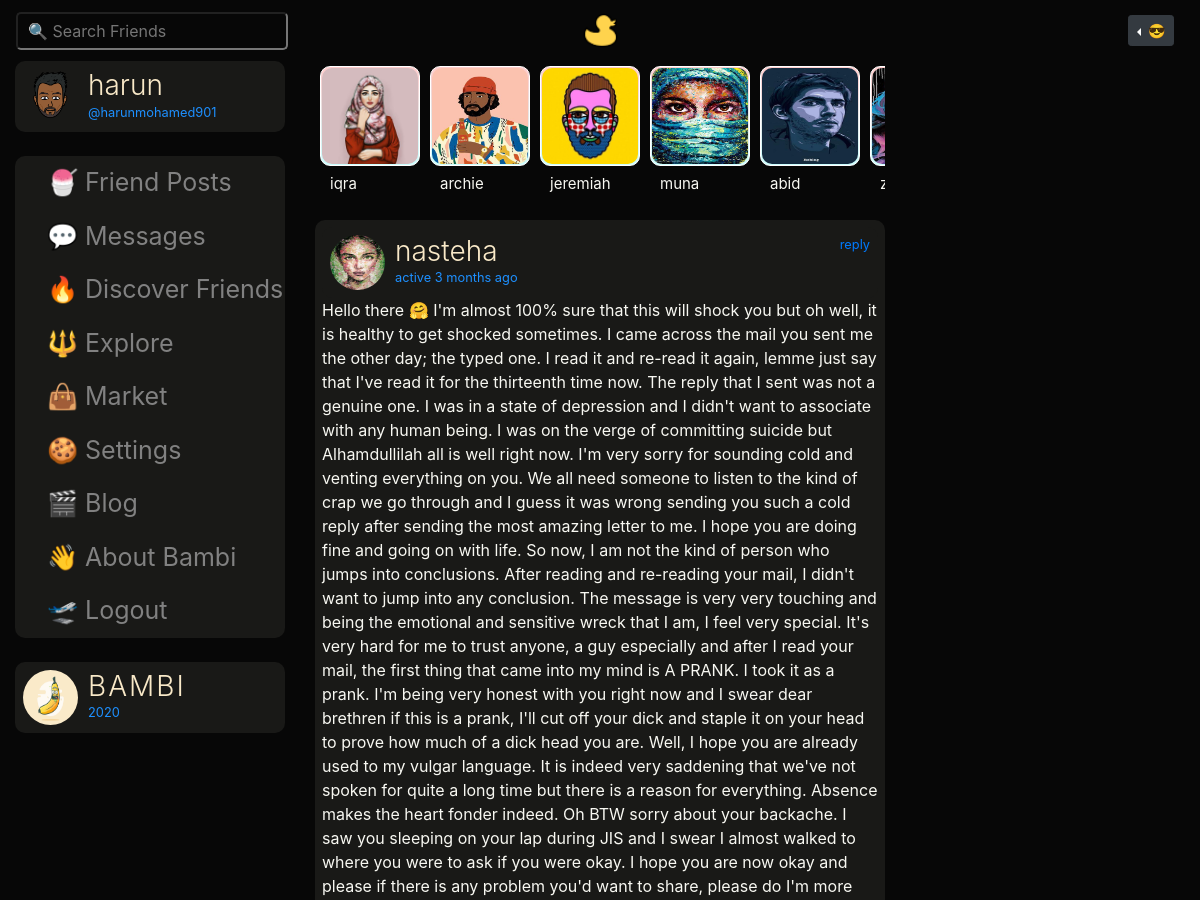
The page /messages (signed in, upper part) on the database as committed earlier.
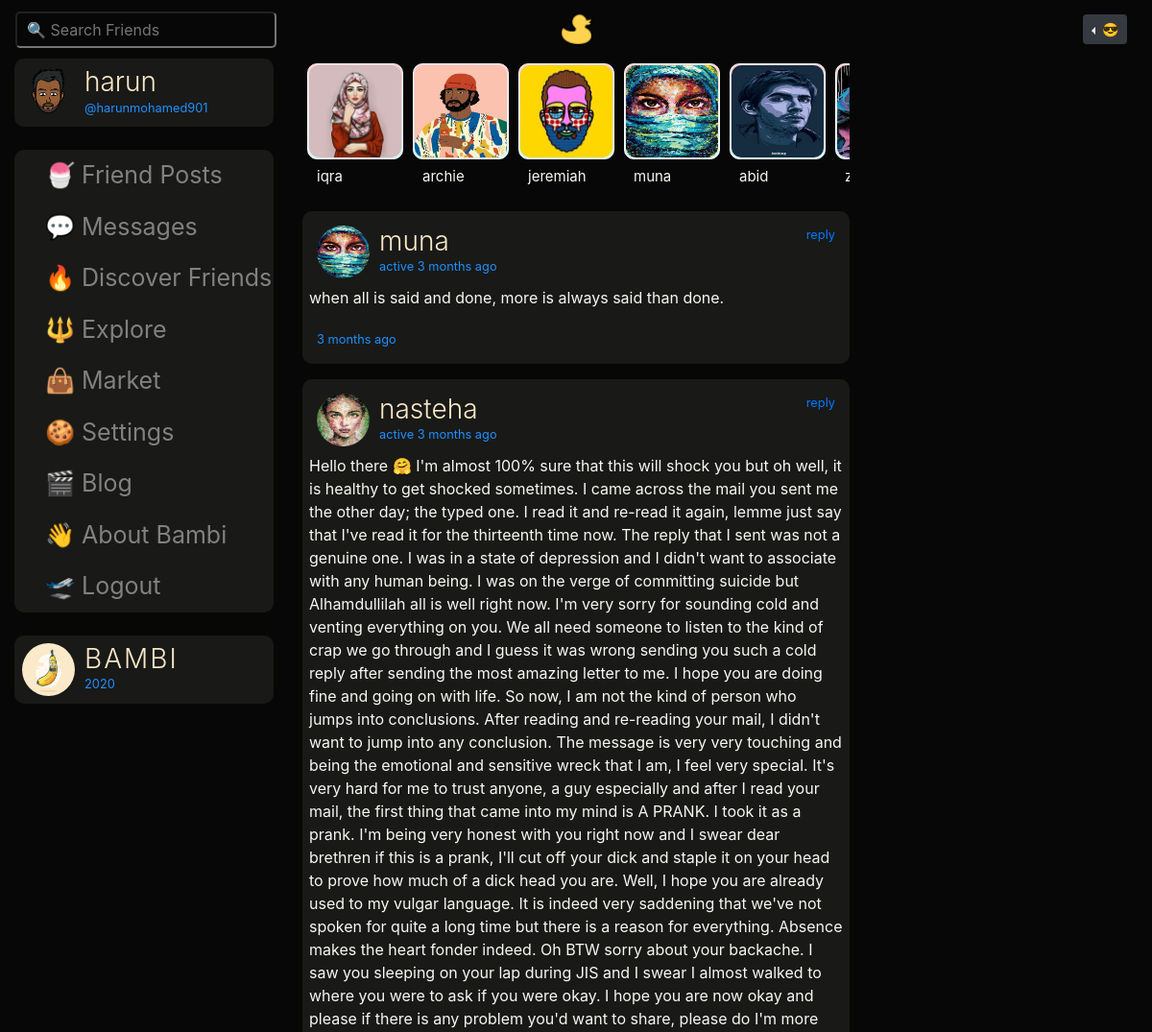
The same page on the database as committed later.
### bambiv3/models.py (models this page shows, shortened)
class User(db.Model, UserMixin):
	id = db.Column(db.Integer, primary_key=True)
	username = db.Column(db.String(20), unique=True, nullable=False)
	email = db.Column(db.String(120), unique=True, nullable=False)
	image_file = db.Column(db.String(20), nullable=False, default='default.jpg')
	password = db.Column(db.String(60), nullable=False)
	last_seen = db.Column(db.DateTime, default=datetime.utcnow)
	department = db.Column(db.String(20), nullable=False)
	student_number = db.Column(db.Integer(), unique=True, nullable=False)
	age = db.Column(db.Integer(), nullable=False)
	country = db.Column(db.String(20), nullable=False)
	hobby = db.Column(db.String(20), nullable=False)
	bio = db.Column(db.String(120), nullable=True)
	private = db.Column(db.Boolean, default=False, nullable=False)
	posts = db.relationship('Post', backref='author', lazy=True)
	products = db.relationship('Product', backref='author', lazy=True)
	followed = db.relationship(
		'User', secondary=followers,
		primaryjoin=(followers.c.follower_id == id),
		secondaryjoin=(followers.c.followed_id == id),
		backref=db.backref('followers', lazy='dynamic'), lazy='dynamic')
	messages_sent = db.relationship('Message',
									foreign_keys='Message.sender_id',
									backref='author', lazy='dynamic')
	messages_received = db.relationship('Message',
										foreign_keys='Message.recipient_id',
										backref='recipient', lazy='dynamic')
	last_message_read_time = db.Column(db.DateTime)
	def new_messages(self):
		last_read_time = self.last_message_read_time or datetime(1900, 1, 1)
		return Message.query.filter_by(recipient=self).filter(
			Message.timestamp > last_read_time).count()

class Message(db.Model):
    id = db.Column(db.Integer, primary_key=True)
    sender_id = db.Column(db.Integer, db.ForeignKey('user.id'))
    recipient_id = db.Column(db.Integer, db.ForeignKey('user.id'))
    body = db.Column(db.Text) #db.String(140)
    timestamp = db.Column(db.DateTime, index=True, default=datetime.utcnow)

### bambiv3/routes.py (the view)
@app.route('/messages')
@login_required
def messages():
	current_user.last_message_read_time = datetime.utcnow()
	db.session.commit()
	messages = current_user.messages_received.order_by(m.timestamp.desc())
	users = User.query.all()
	return render_template('messages.html', messages=messages, users=users)

### bambiv3/models.py (called while the page is built)
@login_manager.user_loader
def load_user(user_id):
	return User.query.get(int(user_id))

### bambiv3/routes.py (called while the page is built)
@app.before_request
def before_request():
	if current_user.is_authenticated:
		current_user.last_seen = datetime.utcnow()
		db.session.commit()

### bambiv3/templates/messages.html (shortened to what this page needs)
{% extends "layout.html" %}
{% block content %}
<div class="container-fluid">
  <div class="row">
    <div class="col-lg-3 d-none d-lg-block">
      {% if current_user.is_authenticated %}
      <header>
        <img src="{{ url_for('static', filename='profile_pics/' + current_user.image_file) }}" alt="default profile" class="profile-thumbnail">
        <div class="profile-name">
          <h3>{{current_user.username}}</h3>
          <small>@{{current_user.email.split("@")[0] | lower}}</small>
        </div>
      </header>
      <br>
    <div class="menu" style="background:#191917;border-radius:10px;">
      <a class="dropdown-item" href="{{ url_for('f_posts') }}"> 🍧 Friend Posts</a>
       <a class="dropdown-item" href="{{ url_for('messages') }}"> 💬 Messages {% set new_messages = current_user.new_messages() %}</a>
      <a class="dropdown-item" href="{{ url_for('discover') }}"> 🔥 Discover Friends</a>
      <a class="dropdown-item" href="{{ url_for('explore') }}"> 🔱 Explore</a>
      <a class="dropdown-item" href="{{ url_for('market') }}"> 👜 Market</a>
      <a class="dropdown-item" href="{{ url_for('account') }}"> 🍪 Settings</a>
      <a class="dropdown-item" href="{{ url_for('blog') }}"> 🎬 Blog</a>
      <a class="dropdown-item" href="{{ url_for('about') }}"> 👋 About Bambi</a>
      <a class="dropdown-item" href="{{ url_for('logout') }}"> 🛫 Logout</a>
    </div>
  <br>
  <header>
    <img src="{{ url_for('static', filename='profile_pics/' + 'logod.png') }}" alt="logo" class="profile-thumbnail">
    <div class="profile-name">
      <h3 class="logo">BAMBI</h3>
      <small id="year"></small>
    </div>
  </header>
  {% endif %}
</div>
    <div class="col-lg-6">
          {% if current_user.is_authenticated %}
          <section class="cardi scroll">
            {% for user in users if user != current_user %}
            <div class="others">
            <div class="card--content"><a href="{{ url_for('send_message',recipient=user.username) }}"><img src="{{ url_for('static', filename='profile_pics/' + user.image_file) }}" alt=""></a>
            </div>
            <small style="font-size:15px;color:#f8f8f2;padding-left:15px">
            {{user.username.lower()}}
          </small>
            </div>
            {% endfor %}
          </section>
          <br>
          {% endif %}
   {% for message in messages %}
    <div class="post mb-3">
      <header>
          <img src="{{ url_for('static', filename='profile_pics/' + message.author.image_file) }}" alt="profile pic" class="profile-thumbnail">
          <div class="profile-name">
            <h3 data-toggle="popover"><a href="{{url_for('user_posts', username=message.author.username)}}" style="color:#F9E9C8;">{{message.author.username}}
           </a></h3>
            <small>active {{ moment(message.author.last_seen).fromNow() }}</small>
          </div>
          <div class="follow-btn">
            <small><a href="{{ url_for('send_message',recipient=message.author.username) }}" style="text-decoration:none;">reply</a></small>
          </div>
        </header>
        <div id="inner">
          <p>{{message.body | safe | urlize(40, target='_blank')}}</p>
        </div>
        <footer>
            <div class="Retweets">
               <small class="date">{{ moment(message.timestamp).fromNow() }}</small>
            </div>
        </footer>
    </div>
  {% endfor %}
</div>
{% endblock content %}

Rows that differ between the two databases and show on the page:
added Message: image_file (picture), author.username "muna", {{ moment(message.author.last_seen).fromNow() }} "3 months ago", body "when all is said and done, more is always said than done.", timestamp "3 months ago"
